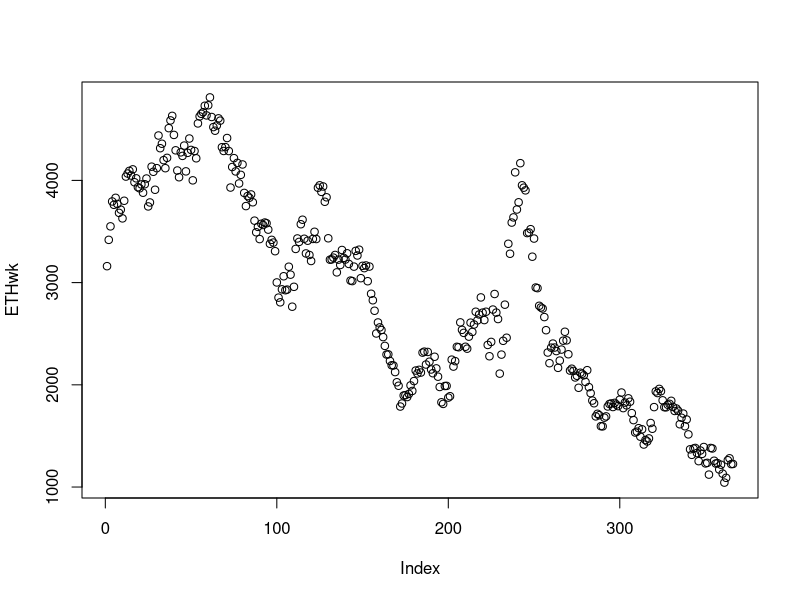
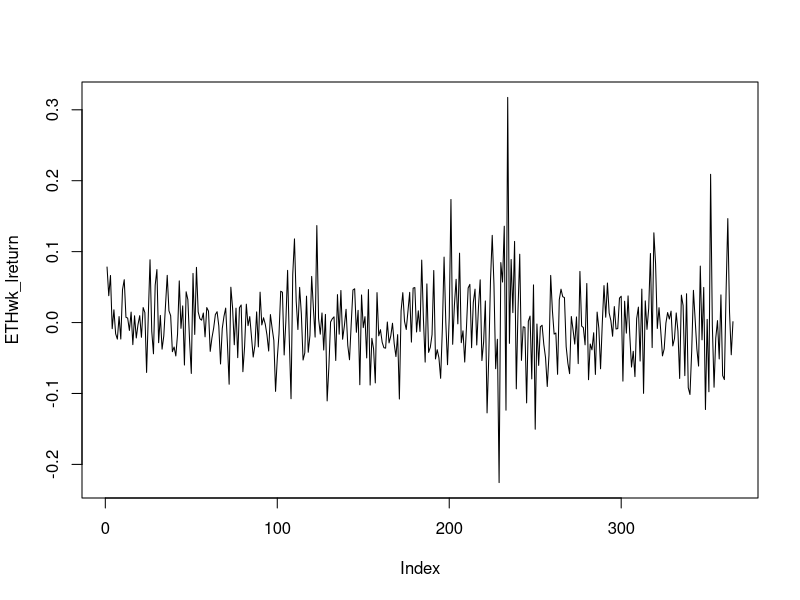
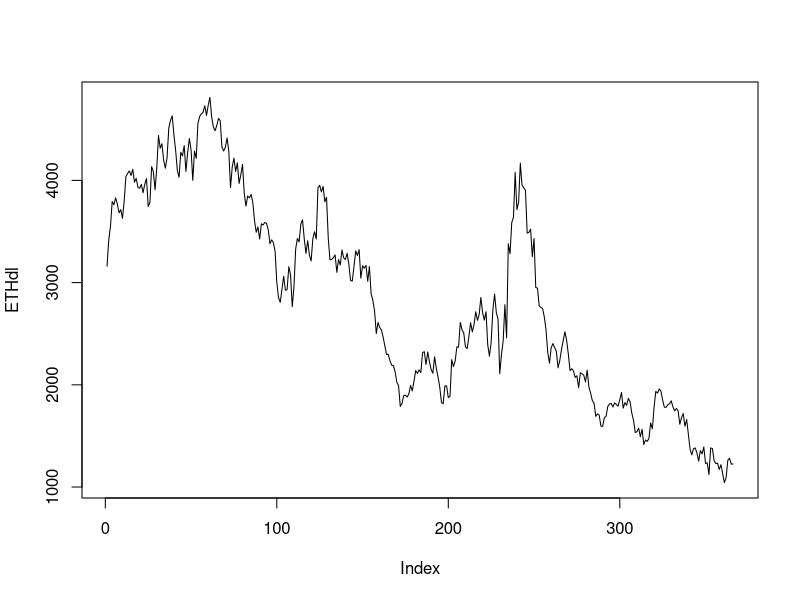
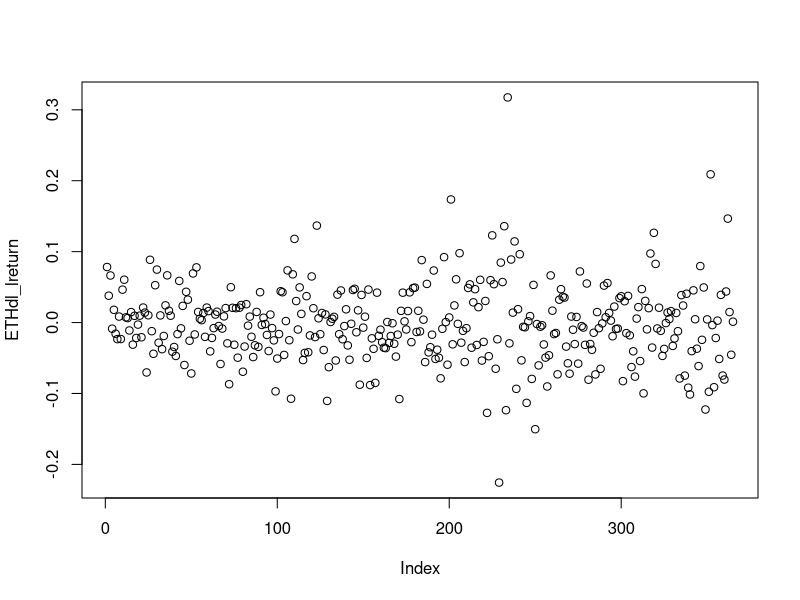
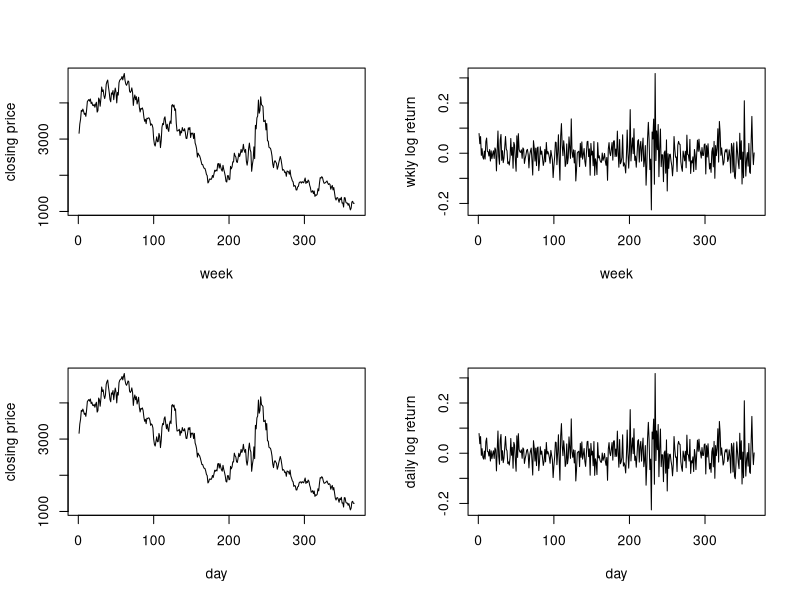

The R script that drew these images, in order:
X = read.csv("ETH-USD.csv",header=TRUE)
ETHwk <- rev(X$Close)
plot(ETHwk)
ETHwk_lreturn <- diff(log(ETHwk)) # generating log returns (weekly)

plot(ETHwk_lreturn,type='l')
XX = read.csv("ETH-USD.csv",header=TRUE)
ETHdl <- rev(XX$Close)

plot(ETHdl,type='l')
ETHdl_lreturn <- diff(log(ETHdl)) # generating difference in log(daily closing price)

plot(ETHdl_lreturn)
par(mfrow=c(2,2)) # setting up for a 2 x 2 arrangement of subplots
plot(ETHwk,xlab='week',ylab='closing price',type='l')
plot(ETHwk_lreturn,xlab='week',ylab='wkly log return',type='l')
plot(ETHdl,xlab='day',ylab='closing price',type='l')
plot(ETHdl_lreturn,xlab='day',ylab='daily log return',type='l')
dim(XX)
summary(XX)